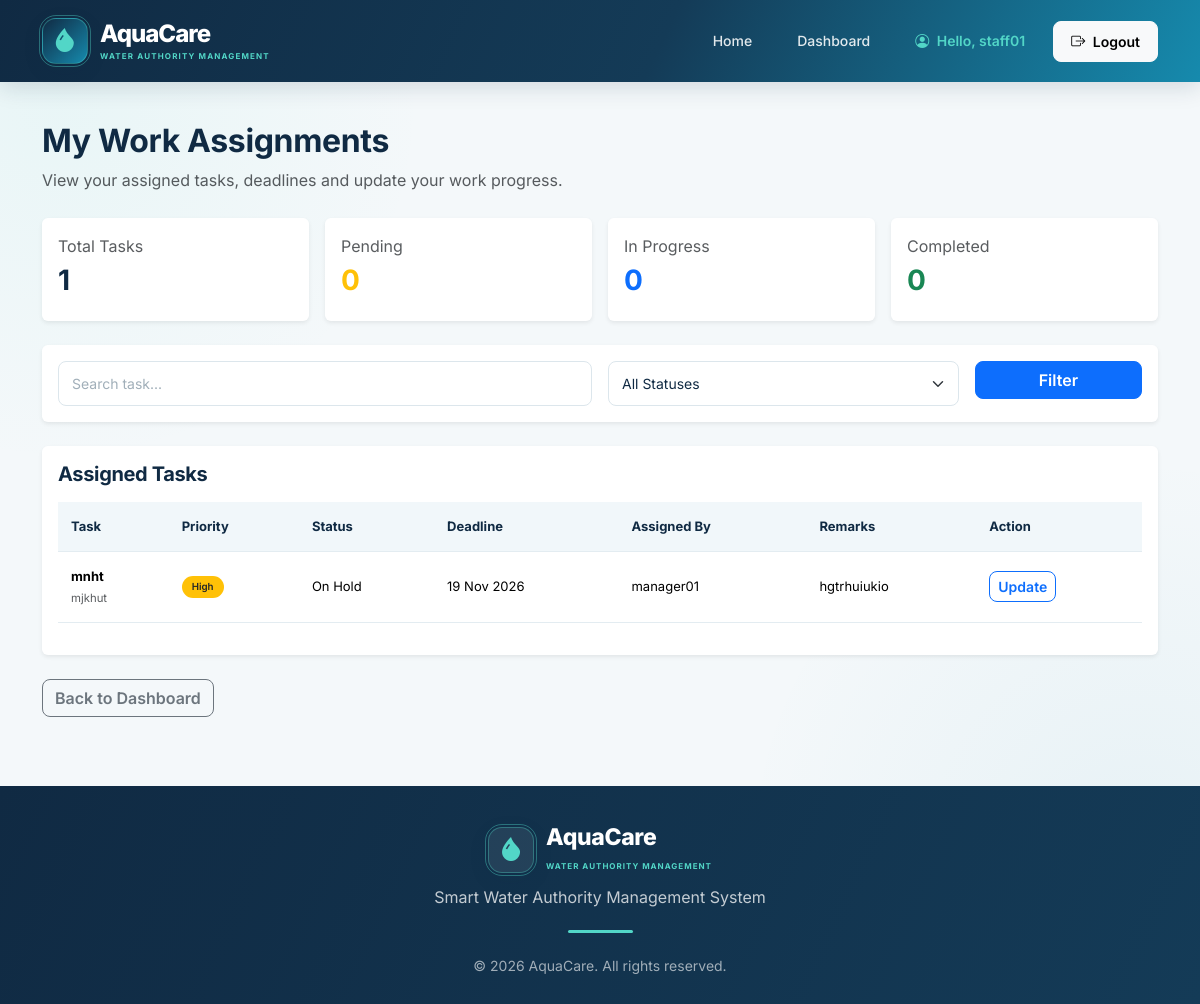
/staff/my-assignments/ (signed in), run on the app's committed database.
### accounts/models.py (models this page shows, shortened)
class CustomUser(AbstractUser):
    class Role(models.TextChoices):
        CUSTOMER = 'CUSTOMER', 'Customer'
        STAFF = 'STAFF', 'Water Authority Staff'
        MANAGER = 'MANAGER', 'Department Manager'
    role = models.CharField(
        max_length=20,
        choices=Role.choices,
        default=Role.CUSTOMER
    )
    phone_number = models.CharField(
        max_length=15,
        blank=True,
        null=True
    )
    address = models.TextField(
        blank=True,
        null=True
    )

### dashboard/models.py (models this page shows, shortened)
class WorkAssignment(models.Model):
    class Status(models.TextChoices):
        ASSIGNED = 'ASSIGNED', 'Assigned'
        IN_PROGRESS = 'IN_PROGRESS', 'In Progress'
        COMPLETED = 'COMPLETED', 'Completed'
        ON_HOLD = 'ON_HOLD', 'On Hold'
        CANCELLED = 'CANCELLED', 'Cancelled'
    class Priority(models.TextChoices):
        LOW = 'LOW', 'Low'
        MEDIUM = 'MEDIUM', 'Medium'
        HIGH = 'HIGH', 'High'
        URGENT = 'URGENT', 'Urgent'
    title = models.CharField(max_length=200)
    description = models.TextField()
    assigned_to = models.ForeignKey(
        settings.AUTH_USER_MODEL,
        on_delete=models.PROTECT,
        related_name='work_assignments'
    )
    assigned_by = models.ForeignKey(
        settings.AUTH_USER_MODEL,
        on_delete=models.PROTECT,
        related_name='created_assignments'
    )
    priority = models.CharField(
        max_length=20,
        choices=Priority.choices,
        default=Priority.MEDIUM
    )
    status = models.CharField(
        max_length=20,
        choices=Status.choices,
        default=Status.ASSIGNED
    )
    deadline = models.DateField()
    staff_remarks = models.TextField(blank=True)
    created_at = models.DateTimeField(auto_now_add=True)
    completed_at = models.DateTimeField(
        null=True,
        blank=True
    )
    class Meta:
        ordering = ['deadline', '-created_at']

### dashboard/views.py (the view)
@login_required
@role_required(CustomUser.Role.STAFF)
def my_assignments(request):
    assignments = WorkAssignment.objects.filter(
        assigned_to=request.user
    ).order_by('deadline', '-created_at')
    status_filter = request.GET.get('status', '')
    valid_statuses = [
        choice[0] for choice in WorkAssignment.Status.choices
    ]
    if status_filter in valid_statuses:
        assignments = assignments.filter(status=status_filter)
    total_assignments = WorkAssignment.objects.filter(
        assigned_to=request.user
    ).count()
    pending_assignments = WorkAssignment.objects.filter(
        assigned_to=request.user,
        status=WorkAssignment.Status.ASSIGNED
    ).count()
    in_progress_assignments = WorkAssignment.objects.filter(
        assigned_to=request.user,
        status=WorkAssignment.Status.IN_PROGRESS
    ).count()
    completed_assignments = WorkAssignment.objects.filter(
        assigned_to=request.user,
        status=WorkAssignment.Status.COMPLETED
    ).count()
    overdue_assignments = WorkAssignment.objects.filter(
        assigned_to=request.user,
        deadline__lt=timezone.localdate()
    ).exclude(
        status__in=[
            WorkAssignment.Status.COMPLETED,
            WorkAssignment.Status.CANCELLED
        ]
    ).count()
    context = {
        'assignments': assignments,
        'status_filter': status_filter,
        'status_choices': WorkAssignment.Status.choices,
        'total_assignments': total_assignments,
        'pending_assignments': pending_assignments,
        'in_progress_assignments': in_progress_assignments,
        'completed_assignments': completed_assignments,
        'overdue_assignments': overdue_assignments,
    }
    return render(
        request,
        'dashboard/my_assignments.html',
        context
    )

### templates/dashboard/my_assignments.html (shortened to what this page needs)
{% extends 'base.html' %}
{% block content %}
<div class="container py-4">
    <div class="mb-4">
        <h2 class="fw-bold">My Work Assignments</h2>
        <p class="text-muted">
            View your assigned tasks, deadlines and update your work progress.
        </p>
    </div>
    <div class="row g-3 mb-4">
        <div class="col-md-3">
            <div class="card border-0 shadow-sm h-100">
                <div class="card-body">
                    <p class="text-muted mb-1">Total Tasks</p>
                    <h3 class="fw-bold">{{ total_assignments }}</h3>
                </div>
            </div>
        </div>
        <div class="col-md-3">
            <div class="card border-0 shadow-sm h-100">
                <div class="card-body">
                    <p class="text-muted mb-1">Pending</p>
                    <h3 class="fw-bold text-warning">{{ pending_assignments }}</h3>
                </div>
            </div>
        </div>
        <div class="col-md-3">
            <div class="card border-0 shadow-sm h-100">
                <div class="card-body">
                    <p class="text-muted mb-1">In Progress</p>
                    <h3 class="fw-bold text-primary">{{ in_progress_assignments }}</h3>
                </div>
            </div>
        </div>
        <div class="col-md-3">
            <div class="card border-0 shadow-sm h-100">
                <div class="card-body">
                    <p class="text-muted mb-1">Completed</p>
                    <h3 class="fw-bold text-success">{{ completed_assignments }}</h3>
                </div>
            </div>
        </div>
    </div>
    <div class="card border-0 shadow-sm mb-4">
        <div class="card-body">
            <form method="GET" class="row g-3">
                <div class="col-md-6">
                    <input type="text"
                           name="q"
                           class="form-control"
                           placeholder="Search task..."
                           value="{{ search_query }}">
                </div>
                <div class="col-md-4">
                    <select name="status" class="form-select">
                        <option value="">All Statuses</option>
                    </select>
                </div>
                <div class="col-md-2">
                    <button type="submit" class="btn btn-primary w-100">
                        Filter
                    </button>
                </div>
            </form>
        </div>
    </div>
    <div class="card border-0 shadow-sm">
        <div class="card-body">
            <h5 class="fw-bold mb-3">Assigned Tasks</h5>
            <div class="table-responsive">
                <table class="table table-hover align-middle">
                    <thead class="table-light">
                        <tr>
                            <th>Task</th>
                            <th>Priority</th>
                            <th>Status</th>
                            <th>Deadline</th>
                            <th>Assigned By</th>
                            <th>Remarks</th>
                            <th>Action</th>
                        </tr>
                    </thead>
                    <tbody>
                        {% for assignment in assignments %}
                            <tr>
                                <td>
                                    <strong>{{ assignment.title }}</strong>
                                    <br>
                                    <small class="text-muted">
                                        {{ assignment.description|truncatewords:15 }}
                                    </small>
                                </td>
                                <td>
                                    {% if assignment.priority == 'URGENT' %}
                                        <span class="badge bg-danger">
                                            {{ assignment.get_priority_display }}
                                        </span>
                                    {% elif assignment.priority == 'HIGH' %}
                                        <span class="badge bg-warning text-dark">
                                            {{ assignment.get_priority_display }}
                                        </span>
                                    {% elif assignment.priority == 'MEDIUM' %}
                                        <span class="badge bg-primary">
                                            {{ assignment.get_priority_display }}
                                        </span>
                                    {% else %}
                                        <span class="badge bg-secondary">
                                            {{ assignment.get_priority_display }}
                                        </span>
                                    {% endif %}
                                </td>
                                <td>
                                    {{ assignment.get_status_display }}
                                </td>
                                <td>
                                    {{ assignment.deadline|date:"d M Y" }}
                                </td>
                                <td>
                                    {{ assignment.assigned_by.username }}
                                </td>
                                <td>
                                    {% if assignment.staff_remarks %}
                                        {{ assignment.staff_remarks|truncatewords:8 }}
                                    {% else %}
                                        <span class="text-muted">No remarks</span>
                                    {% endif %}
                                </td>
                                <td>
                                    {% if assignment.status != 'CANCELLED' and assignment.status != 'COMPLETED' %}
                                        <a href="{% url 'update_my_assignment' assignment.id %}"
                                           class="btn btn-sm btn-outline-primary">
                                            Update
                                        </a>
                                    {% else %}
                                        <span class="text-muted">No action</span>
                                    {% endif %}
                                </td>
                            </tr>
                        {% endfor %}
                    </tbody>
                </table>
            </div>
        </div>
    </div>
    <div class="mt-4">
        <a href="{% url 'staff_dashboard' %}"
           class="btn btn-outline-secondary">
            Back to Dashboard
        </a>
    </div>
</div>
{% endblock %}

### templates/base.html (shortened to what this page needs)
{% load static %}
<!DOCTYPE html>
<html lang="en">
<head>
    <link href="https://cdn.jsdelivr.net/npm/bootstrap@5.3.3/dist/css/bootstrap.min.css"
          rel="stylesheet">
    <link rel="stylesheet"
          href="https://cdn.jsdelivr.net/npm/bootstrap-icons@1.11.3/font/bootstrap-icons.min.css">
    <link rel="stylesheet" href="{% static 'css/style.css' %}">
</head>
<body>
    <nav class="navbar navbar-expand-lg navbar-dark aquacare-navbar">
        <div class="container">
            <a class="navbar-brand aqua-brand" href="{% url 'home' %}">
                <span class="aqua-logo-icon">
                    <i class="bi bi-droplet-fill"></i>
                </span>
                <span class="aqua-brand-text">
                    <strong>AquaCare</strong>
                    <small>WATER AUTHORITY MANAGEMENT</small>
                </span>
            </a>
            <div class="collapse navbar-collapse" id="mainNavbar">
                <ul class="navbar-nav ms-auto align-items-lg-center">
                    <li class="nav-item">
                        <a class="nav-link" href="{% url 'home' %}">
                            Home
                        </a>
                    </li>
                    {% if user.is_authenticated %}
                        {% if user.role == 'CUSTOMER' %}
                            <li class="nav-item">
                                <a class="nav-link"
                                   href="{% url 'customer_dashboard' %}">
                                    Dashboard
                                </a>
                            </li>
                        {% elif user.role == 'STAFF' %}
                            <li class="nav-item">
                                <a class="nav-link"
                                   href="{% url 'staff_dashboard' %}">
                                    Dashboard
                                </a>
                            </li>
                        {% endif %}
                        <li class="nav-item">
                            <span class="nav-link user-welcome">
                                <i class="bi bi-person-circle me-1"></i>
                                Hello, {{ user.first_name|default:user.username }}
                            </span>
                        </li>
                        <li class="nav-item ms-lg-2">
                            <form method="POST" action="{% url 'logout' %}">
                                <button type="submit"
                                        class="btn btn-light btn-sm logout-btn">
                                    <i class="bi bi-box-arrow-right me-1"></i>
                                    Logout
                                </button>
                            </form>
                        </li>
                    {% endif %}
                </ul>
            </div>
        </div>
    </nav>
    <main class="main-content">
        {% block content %}
        {% endblock %}
    </main>
    <footer class="aquacare-footer">
        <div class="container">
            <div class="footer-brand">
                <span class="aqua-logo-icon footer-logo-icon">
                    <i class="bi bi-droplet-fill"></i>
                </span>
                <div class="footer-brand-text">
                    <h5>AquaCare</h5>
                    <small>WATER AUTHORITY MANAGEMENT</small>
                </div>
            </div>
            <p class="footer-description">
                Smart Water Authority Management System
            </p>
            <div class="footer-divider"></div>
            <small class="footer-copyright">
                © 2026 AquaCare. All rights reserved.
            </small>
        </div>
    </footer>
</body>
</html>

### data on the page
CustomUser: first_name "staff01"
WorkAssignment: title "mnht", description "mjkhut", priority "High", status "On Hold", deadline "19 Nov 2026", assigned_by.username "manager01", staff_remarks "hgtrhuiukio", shows "Update"

### other printed values
{{ total_assignments }} "1"
{{ pending_assignments }} "0"
{{ in_progress_assignments }} "0"
{{ completed_assignments }} "0"
